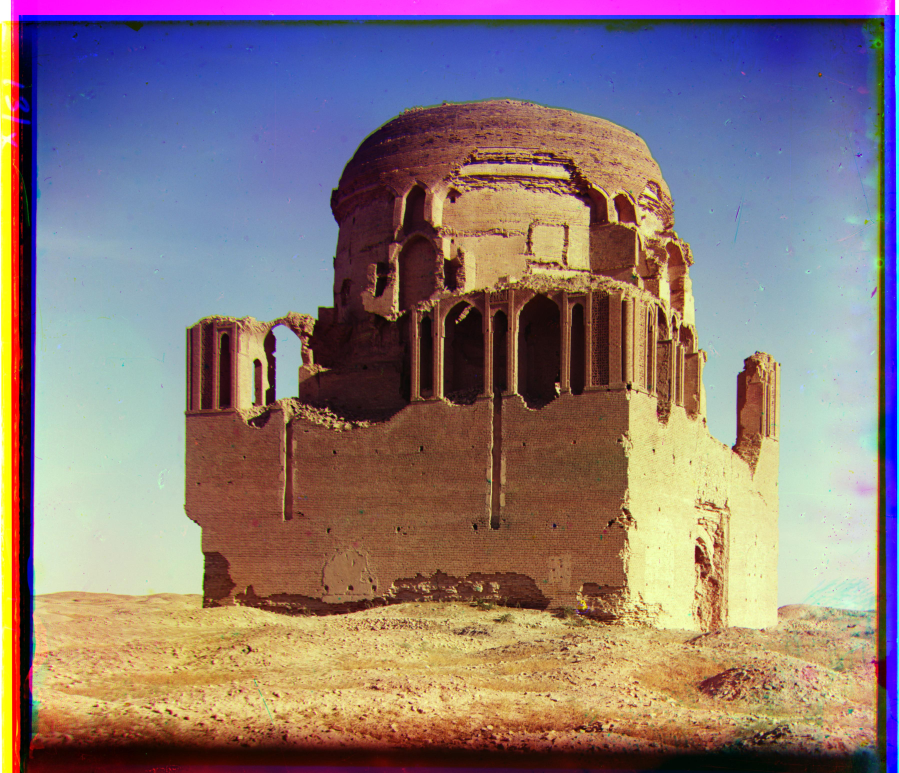
#> input picture lab1/building.jpg, 3593 x 3090 px (shown at 1/4 size); its folder holds only this picture in this run
$ python lab1code.py building.jpg
#> lines starting #> are read from the running program, lines starting #| are printed output that depends on the picture
import argparse
import os
import time

import numpy as np
import skimage as sk
import skimage.io as skio
from skimage.transform import rescale
from skimage.filters import sobel


# 1. Splitting the plate into channels
def split_channels(im):
    # split the stacked BGR glass-plate into three equal thirds.
    # returns (b, g, r) as float images in [0, 1].
    im = sk.img_as_float(im)
    h = im.shape[0] // 3
    b = im[0:h]
    g = im[h:2 * h]
    r = im[2 * h:3 * h]
    return b, g, r


# 2. Similarity metrics
def crop_border(im, frac=0.1):
    # Ignore a border strip when scoring alignment
    h, w = im.shape[:2]
    dy, dx = int(h * frac), int(w * frac)
    return im[dy:h - dy, dx:w - dx]


def ncc_score(a, b):
    a = a - a.mean()
    b = b - b.mean()
    na = np.linalg.norm(a)
    nb = np.linalg.norm(b)
    if na == 0 or nb == 0:
        return -1.0
    return float(np.sum(a * b) / (na * nb))


def l2_score(a, b):
    return -float(np.sqrt(np.sum((a - b) ** 2)))


def score(a, b, metric):
    return ncc_score(a, b) if metric == "ncc" else l2_score(a, b)


# 3. Feature representations
def to_feature(im, features):
    # Convert channel image into whatever representation to be scored on

    # 'raw'  : plain pixel intensities. Works for most plates
    # 'edge' : gradient magnitude (Sobel)
    if features == "edge":
        return sobel(im)
    return im


# 4. Single-scale exhaustive search
def align_single_scale(moving, fixed, window=15, metric="ncc", features="raw"):
    # Try every integer (dy, dx) in [-window, window]^2, return best
    fixed_c = crop_border(to_feature(fixed, features))
    best_score = -np.inf
    best_shift = (0, 0)
    for dy in range(-window, window + 1):
        for dx in range(-window, window + 1):
            shifted = np.roll(np.roll(moving, dy, axis=0), dx, axis=1)
            shifted_f = crop_border(to_feature(shifted, features))
            s = score(shifted_f, fixed_c, metric)
            if s > best_score:
                best_score = s
                best_shift = (dy, dx)
    return best_shift


# 5. Coarse-to-fine pyramid alignment
def align_pyramid(moving, fixed, metric="ncc", features="raw",
                   coarse_window=15, refine_window=2, min_size=100):
    # Recursively downsample by 2x until the image is <= min_size on its longer side,
    # align at that coarse scale with a wide exhaustive search, then double the estimate and refine at each finer level.
    h, w = fixed.shape[:2]
    if max(h, w) <= min_size:
        return align_single_scale(moving, fixed, window=coarse_window,
                                   metric=metric, features=features)

    # build the next coarser level
    moving_small = rescale(moving, 0.5, anti_aliasing=True, channel_axis=None)
    fixed_small = rescale(fixed, 0.5, anti_aliasing=True, channel_axis=None)

    dy, dx = align_pyramid(moving_small, fixed_small, metric=metric,
                            features=features, coarse_window=coarse_window,
                            refine_window=refine_window, min_size=min_size)
    dy, dx = 2 * dy, 2 * dx

    # refine at this resolution around the coarse estimate with a small window
    moving_shifted = np.roll(np.roll(moving, dy, axis=0), dx, axis=1)
    refine_dy, refine_dx = align_single_scale(
        moving_shifted, fixed, window=refine_window, metric=metric,
        features=features
    )
    return dy + refine_dy, dx + refine_dx


def align(moving, fixed, metric="ncc", features="raw",
          window=15, refine_window=2, min_size=400):
    # single-scale search for small images, pyramid for big ones.
    h, w = fixed.shape[:2]
    if max(h, w) <= min_size:
        return align_single_scale(moving, fixed, window=window,
                                   metric=metric, features=features)
    return align_pyramid(moving, fixed, metric=metric, features=features,
                          coarse_window=window, refine_window=refine_window,
                          min_size=min_size)


def apply_shift(im, shift):
    dy, dx = shift
    return np.roll(np.roll(im, dy, axis=0), dx, axis=1)


# 6. Bells & whistles
def auto_crop(im, max_border=0.12):
    # Trim the colored fringe / torn edges left after channel alignment.
    h, w = im.shape[:2]
    max_dy = int(h * max_border)
    max_dx = int(w * max_border)

    gray = im.mean(axis=2)
    col_var = gray.std(axis=0)
    row_var = gray.std(axis=1)

    def find_cut(profile, max_cut):
        med = np.median(profile)
        thresh = med * 0.4
        cut = 0
        for i in range(max_cut):
            if profile[i] < thresh:
                cut = i + 1
            else:
                break
        return cut

    top = find_cut(row_var, max_dy)
    bottom = find_cut(row_var[::-1], max_dy)
    left = find_cut(col_var, max_dx)
    right = find_cut(col_var[::-1], max_dx)

    # always trim a small fixed margin
    fixed_margin_y = max(int(h * 0.02), 2)
    fixed_margin_x = max(int(w * 0.02), 2)
    top = max(top, fixed_margin_y)
    bottom = max(bottom, fixed_margin_y)
    left = max(left, fixed_margin_x)
    right = max(right, fixed_margin_x)

    return im[top:h - bottom, left:w - right]


def auto_contrast(im, low_pct=1.0, high_pct=99.0):
    # Simple per-channel contrast stretch: clip the low_pct/high_pct percentile tails and rescale to [0, 1].
    out = np.empty_like(im)
    for c in range(im.shape[2]):
        chan = im[..., c]
        lo, hi = np.percentile(chan, [low_pct, high_pct])
        if hi <= lo:
            out[..., c] = chan
        else:
            out[..., c] = np.clip((chan - lo) / (hi - lo), 0, 1)
    return out


def auto_white_balance(im, method="grayworld"):
    # Grey-world white balance: scale each channel so its mean matches the average of all three channel means.
    means = im.reshape(-1, 3).mean(axis=0)
    target = means.mean()
    scale = target / np.clip(means, 1e-6, None)
    out = im * scale
    return np.clip(out, 0, 1)


# 7. Full pipeline for one image
def colorize(path, out_dir, metric="ncc", features="raw", window=15,
             refine_window=2, min_size=400, do_crop=True, do_contrast=True,
             do_wb=True):
    name = os.path.splitext(os.path.basename(path))[0]
    im = skio.imread(path)
    b, g, r = split_channels(im)

    t0 = time.time()
    shift_g = align(g, b, metric=metric, features=features,
                     window=window, refine_window=refine_window,
                     min_size=min_size)
    shift_r = align(r, b, metric=metric, features=features,
                     window=window, refine_window=refine_window,
                     min_size=min_size)
    elapsed = time.time() - t0

    g_aligned = apply_shift(g, shift_g)
    r_aligned = apply_shift(r, shift_r)

    im_out = np.dstack([r_aligned, g_aligned, b])

    if do_crop:
        im_out = auto_crop(im_out)
    if do_wb:
        im_out = auto_white_balance(im_out)
    if do_contrast:
        im_out = auto_contrast(im_out)

    im_out = np.clip(im_out, 0, 1)

    os.makedirs(out_dir, exist_ok=True)
    out_path = os.path.join(out_dir, f"{name}.jpg")
    skio.imsave(out_path, sk.img_as_ubyte(im_out))

    print(f"{name}: G shift (dy,dx)={shift_g}  R shift (dy,dx)={shift_r}  "
          f"[{elapsed:.2f}s, metric={metric}, features={features}]")
    return out_path, shift_g, shift_r

# 8. CLI
def main():
    ap = argparse.ArgumentParser(description=__doc__)
    ap.add_argument("input", help="image file, or a folder if --all is set")
    ap.add_argument("--all", action="store_true",
                     help="treat `input` as a folder and process every "
                          "jpg/tif/tiff/png inside it")
    ap.add_argument("--out", default="/mnt/user-data/outputs/results",
                     help="output directory")
    ap.add_argument("--metric", choices=["ncc", "l2"], default="ncc")
    ap.add_argument("--features", choices=["raw", "edge"], default="raw",
                     help="use 'edge' for plates with strong brightness "
                          "mismatch between channels, e.g. emir.tif")
    ap.add_argument("--window", type=int, default=15,
                     help="search radius in pixels: the full search window "
                          "for single-scale, or the coarsest pyramid "
                          "level's search radius for large images")
    ap.add_argument("--refine-window", type=int, default=2,
                     help="small search radius used to correct rounding "
                          "drift at each finer pyramid level (not used "
                          "in single-scale mode)")
    ap.add_argument("--min-size", type=int, default=400,
                     help="crossover size (px) below which we stop "
                          "recursing the pyramid and do a direct search")
    args = ap.parse_args()

    exts = (".jpg", ".jpeg", ".tif", ".tiff", ".png")
    if args.all:
        files = [os.path.join(args.input, f) for f in sorted(os.listdir(args.input))
                  if f.lower().endswith(exts)]
    else:
        files = [args.input]

    for f in files:
        colorize(f, args.out, metric=args.metric, features=args.features,
                  window=args.window, refine_window=args.refine_window,
                  min_size=args.min_size)
#> in colorize, im is the input picture: shape (3090, 3593, 3); mean R, G, B 139.1, 120.4, 120
#> call 4 of align_pyramid, with metric = 'ncc', features = 'raw', coarse_window = 15, refine_window = 2, min_size = 400
#> in align_pyramid (call 4), `fixed_small = rescale(fixed, 0.5, anti_aliasing=True, channel_axis=None)`:
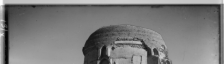
#> fixed_small: shape (64, 224, 1) float64; min 0.0119, max 1, mean 0.484
#> in crop_border, `h, w = im.shape[:2]`: h = 64; w = 224
#> in crop_border, `dy, dx = int(h * frac), int(w * frac)`: dy = 6; dx = 22
#> the loop in align_single_scale, `for dy in range(-window, window + 1):` made 31 passes
#> call 3 of align_single_scale, with window = 2, metric = 'ncc', features = 'raw'
#> after the loop in align_single_scale (call 3), `for dy in range(-window, window + 1):`:
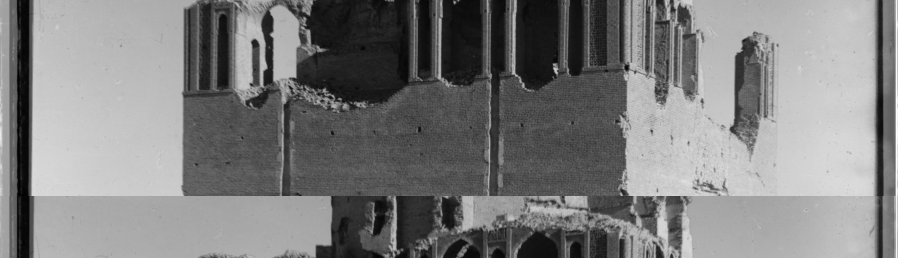
#> shifted: shape (258, 898, 1) float64; min 0.00681, max 0.997, mean 0.495
#> after the loop in align_single_scale (call 3), `for dy in range(-window, window + 1):`:
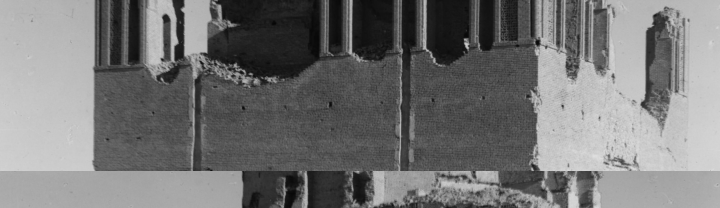
#> shifted_f: shape (208, 720, 1) float64; min 0.0274, max 0.874, mean 0.464
#> after the loop in align_single_scale (call 5), `for dy in range(-window, window + 1):`:
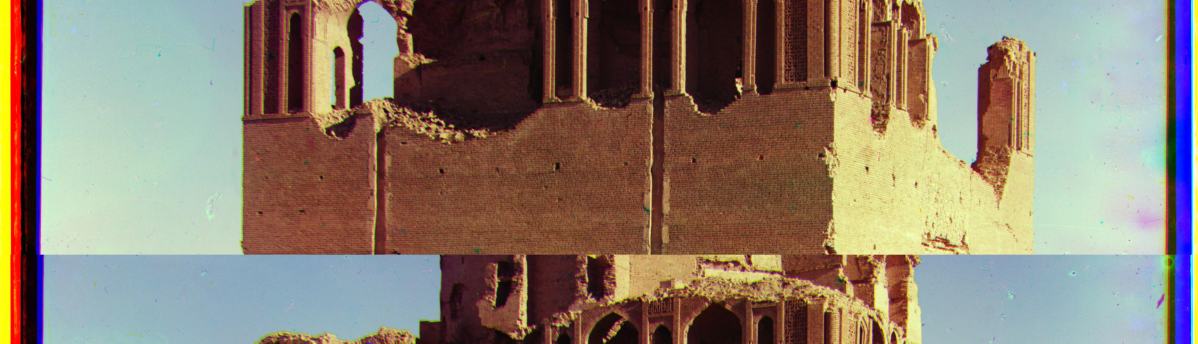
#> shifted: shape (1030, 3593, 3) float64 (shown at 1/3 size); mean of channels 0, 1, 2 0.552, 0.496, 0.437; drawn as R, G, B
#> after the loop in align_single_scale (call 5), `for dy in range(-window, window + 1):`:
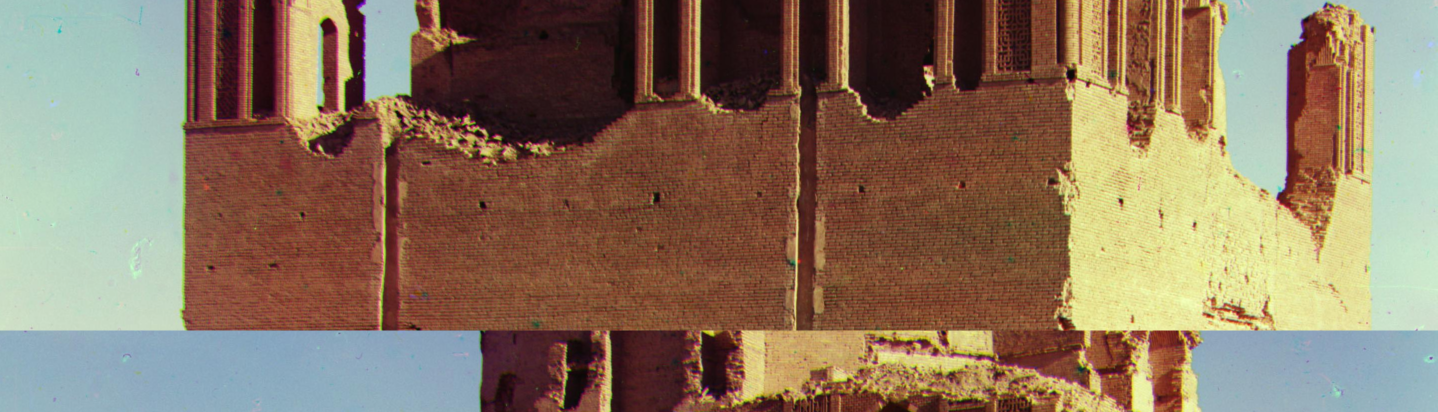
#> shifted_f: shape (824, 2875, 3) float64 (shown at 1/2 size); mean of channels 0, 1, 2 0.549, 0.465, 0.382; drawn as R, G, B
#> in align_pyramid (call 9), `moving_small = rescale(moving, 0.5, anti_aliasing=True, channel_axis=N..`:
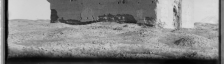
#> moving_small: shape (64, 224, 1) float64; min 0.00933, max 0.895, mean 0.518
#> the loop in align_single_scale (call 6), `for dy in range(-window, window + 1):` made 31 passes
#> pass 1, in ncc_score (call 1064), `a = a - a.mean()`:
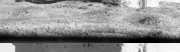
#> a: shape (52, 180, 1) float64; min -0.492, max 0.373, mean -3.11e-17; drawn with min black and max white


if __name__ == "__main__":
#> (the run stopped early here; a loop or call above may not have finished)
